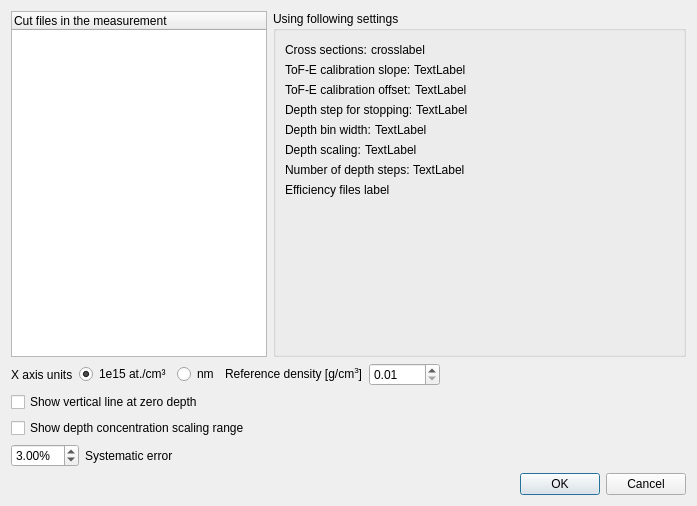
<?xml version="1.0" encoding="UTF-8"?>
<ui version="4.0">
 <class>Dialog</class>
 <widget class="QDialog" name="Dialog">
  <property name="geometry">
   <rect>
    <x>0</x>
    <y>0</y>
    <width>697</width>
    <height>506</height>
   </rect>
  </property>
  <property name="windowTitle">
   <string>Depth profile</string>
  </property>
  <layout class="QVBoxLayout" name="verticalLayout_2">
   <item>
    <layout class="QHBoxLayout" name="horizontalLayout_3">
     <item>
      <widget class="QTreeWidget" name="treeWidget">
       <property name="sizePolicy">
        <sizepolicy hsizetype="Minimum" vsizetype="Expanding">
         <horstretch>0</horstretch>
         <verstretch>0</verstretch>
        </sizepolicy>
       </property>
       <property name="minimumSize">
        <size>
         <width>220</width>
         <height>0</height>
        </size>
       </property>
       <property name="maximumSize">
        <size>
         <width>16777215</width>
         <height>16777215</height>
        </size>
       </property>
       <column>
        <property name="text">
         <string>Cut files in the measurement</string>
        </property>
       </column>
      </widget>
     </item>
     <item>
      <widget class="QGroupBox" name="groupBox">
       <property name="title">
        <string>Using following settings</string>
       </property>
       <layout class="QVBoxLayout" name="verticalLayout_3">
        <item>
         <layout class="QVBoxLayout" name="verticalLayout">
          <property name="spacing">
           <number>0</number>
          </property>
          <item>
           <layout class="QHBoxLayout" name="horizontalLayout_5">
            <item>
             <widget class="QLabel" name="label_2">
              <property name="text">
               <string>Cross sections: </string>
              </property>
             </widget>
            </item>
            <item>
             <widget class="QLabel" name="label_cross">
              <property name="toolTip">
               <string>Cross sections selected in global settings.</string>
              </property>
              <property name="text">
               <string>crosslabel</string>
              </property>
             </widget>
            </item>
            <item>
             <spacer name="horizontalSpacer_4">
              <property name="orientation">
               <enum>Qt::Horizontal</enum>
              </property>
              <property name="sizeHint" stdset="0">
               <size>
                <width>40</width>
                <height>20</height>
               </size>
              </property>
             </spacer>
            </item>
           </layout>
          </item>
          <item>
           <layout class="QHBoxLayout" name="horizontalLayout_7">
            <item>
             <widget class="QLabel" name="label_4">
              <property name="text">
               <string>ToF-E calibration slope: </string>
              </property>
             </widget>
            </item>
            <item>
             <widget class="QLabel" name="label_calibslope">
              <property name="text">
               <string>TextLabel</string>
              </property>
             </widget>
            </item>
            <item>
             <spacer name="horizontalSpacer_6">
              <property name="orientation">
               <enum>Qt::Horizontal</enum>
              </property>
              <property name="sizeHint" stdset="0">
               <size>
                <width>40</width>
                <height>20</height>
               </size>
              </property>
             </spacer>
            </item>
           </layout>
          </item>
          <item>
           <layout class="QHBoxLayout" name="horizontalLayout_8">
            <item>
             <widget class="QLabel" name="label_5">
              <property name="text">
               <string>ToF-E calibration offset: </string>
              </property>
             </widget>
            </item>
            <item>
             <widget class="QLabel" name="label_caliboffset">
              <property name="text">
               <string>TextLabel</string>
              </property>
             </widget>
            </item>
            <item>
             <spacer name="horizontalSpacer_7">
              <property name="orientation">
               <enum>Qt::Horizontal</enum>
              </property>
              <property name="sizeHint" stdset="0">
               <size>
                <width>40</width>
                <height>20</height>
               </size>
              </property>
             </spacer>
            </item>
           </layout>
          </item>
          <item>
           <layout class="QHBoxLayout" name="horizontalLayout_10">
            <item>
             <widget class="QLabel" name="label_6">
              <property name="text">
               <string>Depth step for stopping: </string>
              </property>
             </widget>
            </item>
            <item>
             <layout class="QHBoxLayout" name="horizontalLayout_4"/>
            </item>
            <item>
             <widget class="QLabel" name="label_depthstop">
              <property name="text">
               <string>TextLabel</string>
              </property>
             </widget>
            </item>
            <item>
             <spacer name="horizontalSpacer_8">
              <property name="orientation">
               <enum>Qt::Horizontal</enum>
              </property>
              <property name="sizeHint" stdset="0">
               <size>
                <width>40</width>
                <height>20</height>
               </size>
              </property>
             </spacer>
            </item>
           </layout>
          </item>
          <item>
           <layout class="QHBoxLayout" name="horizontalLayout_11">
            <item>
             <widget class="QLabel" name="label_8">
              <property name="text">
               <string>Depth bin width: </string>
              </property>
             </widget>
            </item>
            <item>
             <widget class="QLabel" name="label_depthbin">
              <property name="text">
               <string>TextLabel</string>
              </property>
             </widget>
            </item>
            <item>
             <spacer name="horizontalSpacer_9">
              <property name="orientation">
               <enum>Qt::Horizontal</enum>
              </property>
              <property name="sizeHint" stdset="0">
               <size>
                <width>40</width>
                <height>20</height>
               </size>
              </property>
             </spacer>
            </item>
           </layout>
          </item>
          <item>
           <layout class="QHBoxLayout" name="horizontalLayout_12">
            <item>
             <widget class="QLabel" name="label_7">
              <property name="text">
               <string>Depth scaling: </string>
              </property>
             </widget>
            </item>
            <item>
             <widget class="QLabel" name="label_depthscale">
              <property name="text">
               <string>TextLabel</string>
              </property>
             </widget>
            </item>
            <item>
             <spacer name="horizontalSpacer_10">
              <property name="orientation">
               <enum>Qt::Horizontal</enum>
              </property>
              <property name="sizeHint" stdset="0">
               <size>
                <width>40</width>
                <height>20</height>
               </size>
              </property>
             </spacer>
            </item>
           </layout>
          </item>
          <item>
           <layout class="QHBoxLayout" name="horizontalLayout_6">
            <item>
             <widget class="QLabel" name="label_10">
              <property name="text">
               <string>Number of depth steps: </string>
              </property>
             </widget>
            </item>
            <item>
             <widget class="QLabel" name="label_depthnumber">
              <property name="text">
               <string>TextLabel</string>
              </property>
             </widget>
            </item>
            <item>
             <spacer name="horizontalSpacer_5">
              <property name="orientation">
               <enum>Qt::Horizontal</enum>
              </property>
              <property name="sizeHint" stdset="0">
               <size>
                <width>40</width>
                <height>20</height>
               </size>
              </property>
             </spacer>
            </item>
           </layout>
          </item>
          <item>
           <layout class="QHBoxLayout" name="horizontalLayout_15">
            <item>
             <widget class="QLabel" name="label_efficiency_files">
              <property name="toolTip">
               <string>Efficiency files used to calculate Depth Profile. The folder in which efficiency files are looked for can be changed in global settings.</string>
              </property>
              <property name="text">
               <string>Efficiency files label</string>
              </property>
             </widget>
            </item>
            <item>
             <spacer name="horizontalSpacer_3">
              <property name="orientation">
               <enum>Qt::Horizontal</enum>
              </property>
              <property name="sizeHint" stdset="0">
               <size>
                <width>40</width>
                <height>20</height>
               </size>
              </property>
             </spacer>
            </item>
           </layout>
          </item>
          <item>
           <spacer name="verticalSpacer">
            <property name="orientation">
             <enum>Qt::Vertical</enum>
            </property>
            <property name="sizeHint" stdset="0">
             <size>
              <width>20</width>
              <height>40</height>
             </size>
            </property>
           </spacer>
          </item>
         </layout>
        </item>
       </layout>
      </widget>
     </item>
    </layout>
   </item>
   <item>
    <layout class="QHBoxLayout" name="horizontalAxisUnitsLayout">
     <item>
      <widget class="QLabel" name="label">
       <property name="text">
        <string>X axis units</string>
       </property>
      </widget>
     </item>
     <item>
      <widget class="QRadioButton" name="radioButtonAtPerCm2">
       <property name="text">
        <string>1e15 at./cm³</string>
       </property>
       <property name="checked">
        <bool>true</bool>
       </property>
      </widget>
     </item>
     <item>
      <widget class="QRadioButton" name="radioButtonNm">
       <property name="text">
        <string>nm</string>
       </property>
       <property name="checked">
        <bool>false</bool>
       </property>
      </widget>
     </item>
     <item>
      <widget class="QLabel" name="label_reference_density">
       <property name="text">
        <string>&lt;html&gt;&lt;head/&gt;&lt;body&gt;&lt;p&gt;Reference density [g/cm&lt;span style=&quot; vertical-align:super;&quot;&gt;3&lt;/span&gt;]&lt;/p&gt;&lt;/body&gt;&lt;/html&gt;</string>
       </property>
      </widget>
     </item>
     <item>
      <widget class="QDoubleSpinBox" name="sbox_reference_density">
       <property name="minimum">
        <double>0.010000000000000</double>
       </property>
       <property name="maximum">
        <double>9999.000000000000000</double>
       </property>
      </widget>
     </item>
     <item>
      <spacer name="horizontalSpacer">
       <property name="orientation">
        <enum>Qt::Horizontal</enum>
       </property>
       <property name="sizeHint" stdset="0">
        <size>
         <width>40</width>
         <height>20</height>
        </size>
       </property>
      </spacer>
     </item>
    </layout>
   </item>
   <item>
    <widget class="QCheckBox" name="check_0line">
     <property name="text">
      <string>Show vertical line at zero depth</string>
     </property>
    </widget>
   </item>
   <item>
    <widget class="QCheckBox" name="check_scaleline">
     <property name="text">
      <string>Show depth concentration scaling range</string>
     </property>
    </widget>
   </item>
   <item>
    <layout class="QHBoxLayout" name="horizontalLayout_9">
     <item>
      <widget class="QDoubleSpinBox" name="spin_systerr">
       <property name="suffix">
        <string>%</string>
       </property>
       <property name="singleStep">
        <double>0.100000000000000</double>
       </property>
       <property name="value">
        <double>3.000000000000000</double>
       </property>
      </widget>
     </item>
     <item>
      <widget class="QLabel" name="label_9">
       <property name="text">
        <string>Systematic error</string>
       </property>
      </widget>
     </item>
     <item>
      <spacer name="horizontalSpacer_11">
       <property name="orientation">
        <enum>Qt::Horizontal</enum>
       </property>
       <property name="sizeHint" stdset="0">
        <size>
         <width>40</width>
         <height>20</height>
        </size>
       </property>
      </spacer>
     </item>
    </layout>
   </item>
   <item>
    <layout class="QHBoxLayout" name="horizontalLayout_2">
     <item>
      <spacer name="horizontalSpacer_2">
       <property name="orientation">
        <enum>Qt::Horizontal</enum>
       </property>
       <property name="sizeHint" stdset="0">
        <size>
         <width>40</width>
         <height>20</height>
        </size>
       </property>
      </spacer>
     </item>
     <item>
      <widget class="QLabel" name="label_status">
       <property name="enabled">
        <bool>true</bool>
       </property>
       <property name="text">
        <string/>
       </property>
      </widget>
     </item>
     <item>
      <widget class="QPushButton" name="OKButton">
       <property name="text">
        <string>OK</string>
       </property>
      </widget>
     </item>
     <item>
      <widget class="QPushButton" name="cancelButton">
       <property name="text">
        <string>Cancel</string>
       </property>
      </widget>
     </item>
    </layout>
   </item>
  </layout>
 </widget>
 <resources/>
 <connections/>
</ui>
